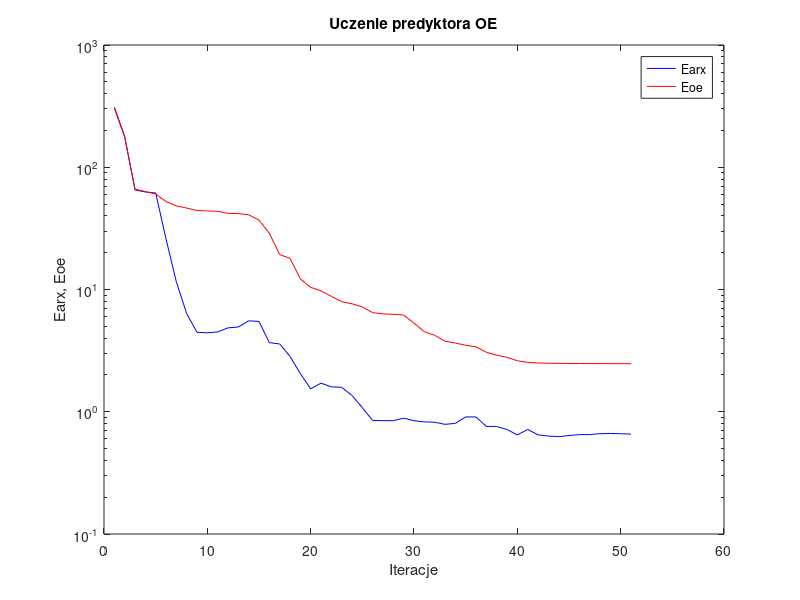
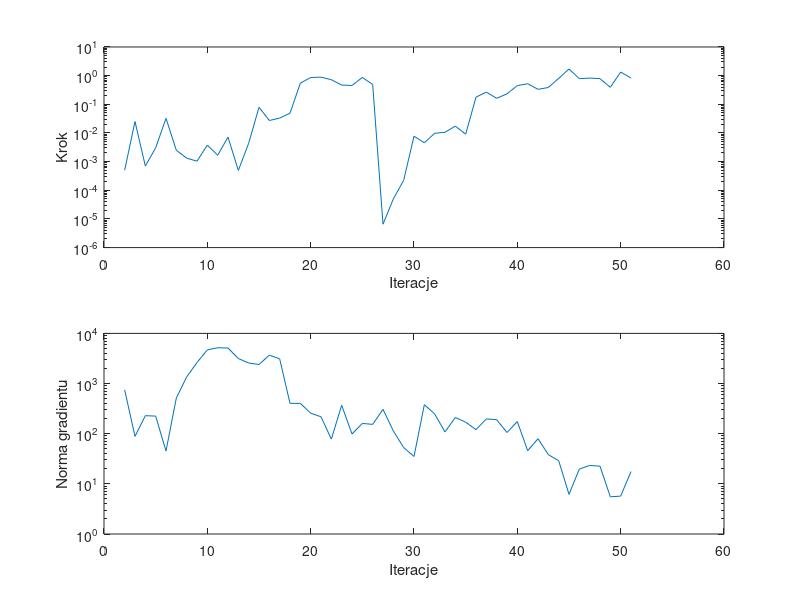

These figures' MATLAB source, in order:
%uczenie predyktora oe
clear all;
n=0; farx(n+1)=3.099075e+002; foe(n+1)=3.038755e+002; wspucz(n+1)=0.000000e+000; ng(n+1)=0.000000e+000;
%odnowa zmiennej metryki
n=1; farx(n+1)=1.789959e+002; foe(n+1)=1.762932e+002; krok(n+1)=5.018139e-004; ng(n+1)=7.473284e+002;
n=2; farx(n+1)=6.534433e+001; foe(n+1)=6.632156e+001; krok(n+1)=2.501951e-002; ng(n+1)=8.834069e+001;
n=3; farx(n+1)=6.278157e+001; foe(n+1)=6.331005e+001; krok(n+1)=7.010487e-004; ng(n+1)=2.287115e+002;
n=4; farx(n+1)=6.162127e+001; foe(n+1)=6.040285e+001; krok(n+1)=3.036370e-003; ng(n+1)=2.243554e+002;
n=5; farx(n+1)=2.592814e+001; foe(n+1)=5.240968e+001; krok(n+1)=3.220929e-002; ng(n+1)=4.521511e+001;
n=6; farx(n+1)=1.155954e+001; foe(n+1)=4.829097e+001; krok(n+1)=2.487263e-003; ng(n+1)=5.151048e+002;
n=7; farx(n+1)=6.353181e+000; foe(n+1)=4.637918e+001; krok(n+1)=1.317301e-003; ng(n+1)=1.353966e+003;
n=8; farx(n+1)=4.468093e+000; foe(n+1)=4.426410e+001; krok(n+1)=1.037622e-003; ng(n+1)=2.625636e+003;
n=9; farx(n+1)=4.425013e+000; foe(n+1)=4.392172e+001; krok(n+1)=3.758726e-003; ng(n+1)=4.688438e+003;
n=10; farx(n+1)=4.495418e+000; foe(n+1)=4.358445e+001; krok(n+1)=1.667309e-003; ng(n+1)=5.172874e+003;
n=11; farx(n+1)=4.857314e+000; foe(n+1)=4.197317e+001; krok(n+1)=7.145002e-003; ng(n+1)=5.110972e+003;
n=12; farx(n+1)=4.931988e+000; foe(n+1)=4.176820e+001; krok(n+1)=4.927090e-004; ng(n+1)=3.151346e+003;
n=13; farx(n+1)=5.545488e+000; foe(n+1)=4.085633e+001; krok(n+1)=4.372259e-003; ng(n+1)=2.571190e+003;
n=14; farx(n+1)=5.478094e+000; foe(n+1)=3.694485e+001; krok(n+1)=7.841683e-002; ng(n+1)=2.397779e+003;
n=15; farx(n+1)=3.678247e+000; foe(n+1)=2.885856e+001; krok(n+1)=2.720095e-002; ng(n+1)=3.682117e+003;
n=16; farx(n+1)=3.584716e+000; foe(n+1)=1.928853e+001; krok(n+1)=3.300845e-002; ng(n+1)=3.110977e+003;
n=17; farx(n+1)=2.838361e+000; foe(n+1)=1.799663e+001; krok(n+1)=4.879939e-002; ng(n+1)=4.025997e+002;
n=18; farx(n+1)=2.054880e+000; foe(n+1)=1.221421e+001; krok(n+1)=5.458698e-001; ng(n+1)=4.026797e+002;
n=19; farx(n+1)=1.539583e+000; foe(n+1)=1.040855e+001; krok(n+1)=8.610892e-001; ng(n+1)=2.564854e+002;
n=20; farx(n+1)=1.714559e+000; foe(n+1)=9.763015e+000; krok(n+1)=8.858351e-001; ng(n+1)=2.174801e+002;
n=21; farx(n+1)=1.598318e+000; foe(n+1)=8.790586e+000; krok(n+1)=7.215816e-001; ng(n+1)=7.805336e+001;
n=22; farx(n+1)=1.583594e+000; foe(n+1)=7.955301e+000; krok(n+1)=4.686024e-001; ng(n+1)=3.687009e+002;
n=23; farx(n+1)=1.359779e+000; foe(n+1)=7.640925e+000; krok(n+1)=4.536903e-001; ng(n+1)=9.879912e+001;
n=24; farx(n+1)=1.079324e+000; foe(n+1)=7.204381e+000; krok(n+1)=8.658973e-001; ng(n+1)=1.603713e+002;
n=25; farx(n+1)=8.484442e-001; foe(n+1)=6.464158e+000; krok(n+1)=4.923082e-001; ng(n+1)=1.534868e+002;
%odnowa zmiennej metryki
n=26; farx(n+1)=8.457504e-001; foe(n+1)=6.321484e+000; krok(n+1)=6.560802e-006; ng(n+1)=3.061059e+002;
n=27; farx(n+1)=8.451968e-001; foe(n+1)=6.260388e+000; krok(n+1)=4.999290e-005; ng(n+1)=1.135411e+002;
n=28; farx(n+1)=8.865686e-001; foe(n+1)=6.184857e+000; krok(n+1)=2.224361e-004; ng(n+1)=5.280779e+001;
n=29; farx(n+1)=8.444665e-001; foe(n+1)=5.304017e+000; krok(n+1)=7.702766e-003; ng(n+1)=3.514675e+001;
n=30; farx(n+1)=8.257718e-001; foe(n+1)=4.518104e+000; krok(n+1)=4.546520e-003; ng(n+1)=3.792570e+002;
n=31; farx(n+1)=8.212671e-001; foe(n+1)=4.224374e+000; krok(n+1)=9.725768e-003; ng(n+1)=2.473806e+002;
n=32; farx(n+1)=7.889197e-001; foe(n+1)=3.775663e+000; krok(n+1)=1.056509e-002; ng(n+1)=1.084798e+002;
n=33; farx(n+1)=8.036174e-001; foe(n+1)=3.648968e+000; krok(n+1)=1.734832e-002; ng(n+1)=2.107238e+002;
n=34; farx(n+1)=9.081303e-001; foe(n+1)=3.499330e+000; krok(n+1)=9.050552e-003; ng(n+1)=1.696835e+002;
n=35; farx(n+1)=9.063173e-001; foe(n+1)=3.399076e+000; krok(n+1)=1.778431e-001; ng(n+1)=1.204401e+002;
n=36; farx(n+1)=7.590444e-001; foe(n+1)=3.067101e+000; krok(n+1)=2.656312e-001; ng(n+1)=1.972167e+002;
n=37; farx(n+1)=7.579306e-001; foe(n+1)=2.901874e+000; krok(n+1)=1.620110e-001; ng(n+1)=1.900068e+002;
n=38; farx(n+1)=7.159057e-001; foe(n+1)=2.788631e+000; krok(n+1)=2.317569e-001; ng(n+1)=1.056958e+002;
n=39; farx(n+1)=6.457895e-001; foe(n+1)=2.611599e+000; krok(n+1)=4.500546e-001; ng(n+1)=1.743492e+002;
n=40; farx(n+1)=7.164487e-001; foe(n+1)=2.536616e+000; krok(n+1)=5.219391e-001; ng(n+1)=4.571665e+001;
n=41; farx(n+1)=6.472844e-001; foe(n+1)=2.506112e+000; krok(n+1)=3.329123e-001; ng(n+1)=7.943365e+001;
n=42; farx(n+1)=6.330096e-001; foe(n+1)=2.494320e+000; krok(n+1)=3.867248e-001; ng(n+1)=3.821774e+001;
n=43; farx(n+1)=6.251753e-001; foe(n+1)=2.489282e+000; krok(n+1)=8.008859e-001; ng(n+1)=2.898457e+001;
n=44; farx(n+1)=6.388510e-001; foe(n+1)=2.484021e+000; krok(n+1)=1.707324e+000; ng(n+1)=6.167754e+000;
n=45; farx(n+1)=6.501944e-001; foe(n+1)=2.481675e+000; krok(n+1)=7.847380e-001; ng(n+1)=1.972943e+001;
n=46; farx(n+1)=6.506471e-001; foe(n+1)=2.478078e+000; krok(n+1)=8.224396e-001; ng(n+1)=2.327634e+001;
n=47; farx(n+1)=6.619117e-001; foe(n+1)=2.475853e+000; krok(n+1)=7.847380e-001; ng(n+1)=2.250076e+001;
n=48; farx(n+1)=6.646653e-001; foe(n+1)=2.474366e+000; krok(n+1)=3.923690e-001; ng(n+1)=5.509124e+000;
n=49; farx(n+1)=6.611754e-001; foe(n+1)=2.472456e+000; krok(n+1)=1.334889e+000; ng(n+1)=5.697501e+000;
n=50; farx(n+1)=6.564776e-001; foe(n+1)=2.470801e+000; krok(n+1)=8.256204e-001; ng(n+1)=1.760424e+001;

figure; semilogy(farx,'b'); hold on; semilogy(foe,'r'); xlabel('Iteracje'); ylabel('Earx, Eoe'); legend('Earx','Eoe'); title('Uczenie predyktora OE');
figure; subplot(2,1,1); semilogy(krok); xlabel('Iteracje'); ylabel('Krok');
subplot(2,1,2); semilogy(ng); xlabel('Iteracje'); ylabel('Norma gradientu');
Earx=farx(n+1)
Eoe=foe(n+1)
